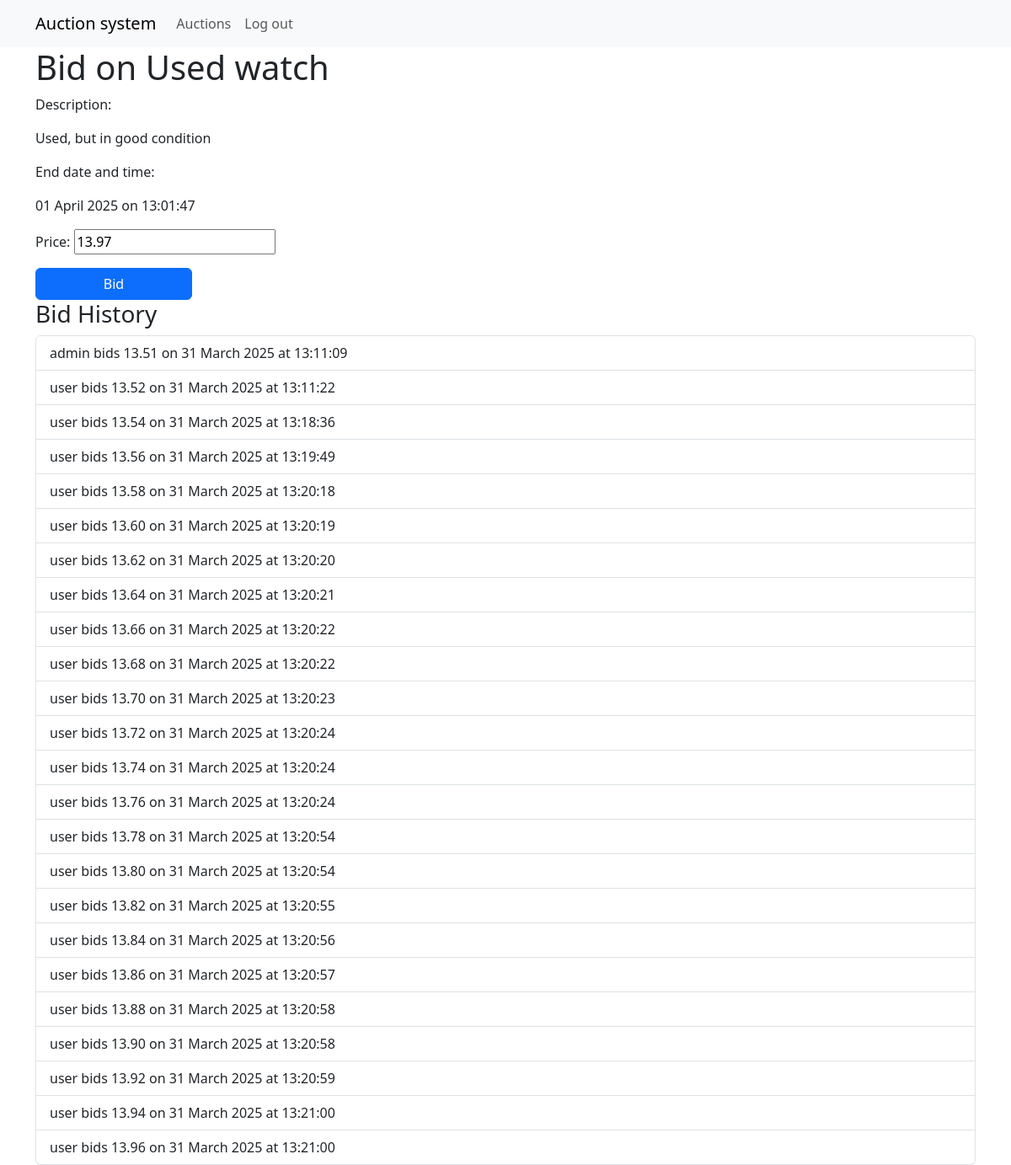
Page /bid/9/ (signed in) on the committed database.
### bids/models.py (models this page shows, shortened)
class Auction(models.Model):
    user = models.ForeignKey(User, on_delete=models.CASCADE, null=True)
    name = models.CharField(max_length=255)
    description = models.TextField()
    start_price = models.DecimalField(decimal_places=2, max_digits=10)
    end_time = models.DateTimeField()
    def is_active(self):
        return self.end_time > timezone.now()
    def current_price(self):
        last_bid = Bid.objects.filter(auction=self).order_by('-created_at').first()
        return last_bid.price if last_bid is not None else self.start_price

class Bid(models.Model):
    user = models.ForeignKey(User, on_delete=models.CASCADE)
    auction = models.ForeignKey(Auction, on_delete=models.CASCADE)
    price = models.DecimalField(decimal_places=2, max_digits=10)
    created_at = models.DateTimeField(default=timezone.now)
    def __str__(self):
        return f'{self.user} bids {self.price} on {self.created_at.strftime("%d %B %Y")} at {self.created_at.strftime("%H:%M:%S")}'

### bids/views.py (the view, shortened to what this page needs)
# urls.py: path('bid/<int:pk>/', BidCreateView.as_view(), name='bid_create'),
class BidCreateView(CreateView):
    model = Bid
    form_class = BidForm
    template_name = 'bid.html'
    def get_context_data(self, **kwargs):
        context = super().get_context_data(**kwargs)
        context['auction'] = Auction.objects.get(pk=self.kwargs['pk'])
        return context
    def get_initial(self):
        auction = Auction.objects.get(pk=self.kwargs['pk'])
        return {
            'auction': self.kwargs['pk'],
            'price': round(float(auction.current_price()) + 0.01, 2),
        }

### bids/forms.py
class BidForm(forms.ModelForm):
    class Meta:
        model = Bid
        fields = '__all__'
        exclude = ('user', 'auction', 'created_at')

### templates/bid.html (shortened to what this page needs)
{% extends 'base.html' %}
{% block inpage_title %}Bid on {{ auction.name }}{% endblock %}
{% block content %}
    <p>Description:</p>
    <p>{{ auction.description }}</p>
    <p>End date and time:</p>
    <p>{{ auction.end_time|date:"d N Y" }} on {{ auction.end_time|date:"H:i:s" }}</p>
    {% if auction.is_active %}
        <form method="post">
            {{ form.as_p }}
            <button type="submit" name="submit" class="btn btn-primary col-2">Bid</button>
        </form>
    {% endif %}
    {% if request.user == auction.user or request.user.is_superuser %}
        <h3>Bid History</h3>
        <ul class="list-group">
            {% for bid in auction.bid_set.all %}
                <li class="list-group-item">{{ bid }}</li>
            {% empty %}
                There are no bids yet.
            {% endfor %}
        </ul>
    {% endif %}
{% endblock %}

### rows in the picture
Auction: name "Used watch", description "Used, but in good condition", end_time "01 April 2025", end_time "13:01:47"
Bid: user+price+created_at "admin bids 13.51 on 31 March 2025 at 13:11:09"
Bid: user+price+created_at "user bids 13.52 on 31 March 2025 at 13:11:22"
Bid: user+price+created_at "user bids 13.54 on 31 March 2025 at 13:18:36"
Bid: user+price+created_at "user bids 13.56 on 31 March 2025 at 13:19:49"
Bid: user+price+created_at "user bids 13.58 on 31 March 2025 at 13:20:18"
Bid: user+price+created_at "user bids 13.60 on 31 March 2025 at 13:20:19"
Bid: user+price+created_at "user bids 13.62 on 31 March 2025 at 13:20:20"
Bid: user+price+created_at "user bids 13.64 on 31 March 2025 at 13:20:21"
Bid: user+price+created_at "user bids 13.66 on 31 March 2025 at 13:20:22"
Bid: user+price+created_at "user bids 13.68 on 31 March 2025 at 13:20:22"
Bid: user+price+created_at "user bids 13.70 on 31 March 2025 at 13:20:23"
Bid: user+price+created_at "user bids 13.72 on 31 March 2025 at 13:20:24"
Bid: user+price+created_at "user bids 13.74 on 31 March 2025 at 13:20:24"
Bid: user+price+created_at "user bids 13.76 on 31 March 2025 at 13:20:24"
Bid: user+price+created_at "user bids 13.78 on 31 March 2025 at 13:20:54"
Bid: user+price+created_at "user bids 13.80 on 31 March 2025 at 13:20:54"
Bid: user+price+created_at "user bids 13.82 on 31 March 2025 at 13:20:55"
Bid: user+price+created_at "user bids 13.84 on 31 March 2025 at 13:20:56"
Bid: user+price+created_at "user bids 13.86 on 31 March 2025 at 13:20:57"
Bid: user+price+created_at "user bids 13.88 on 31 March 2025 at 13:20:58"
Bid: user+price+created_at "user bids 13.90 on 31 March 2025 at 13:20:58"
Bid: user+price+created_at "user bids 13.92 on 31 March 2025 at 13:20:59"
Bid: user+price+created_at "user bids 13.94 on 31 March 2025 at 13:21:00"
Bid: user+price+created_at "user bids 13.96 on 31 March 2025 at 13:21:00"
